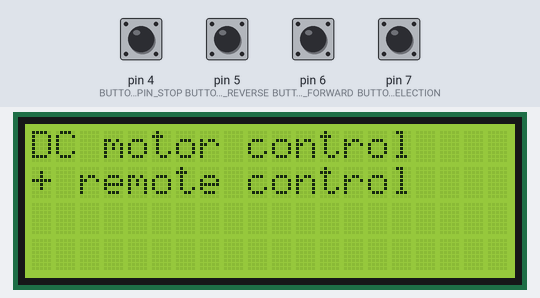
Simulated run of this sketch. Board: Arduino Uno, built with avr-gcc and run on an emulated ATmega328P. Shown: 20×4 character LCD. Inputs (shaded band) come from the test bench; at power-on: pin 4 (BUTTON_PIN_STOP), pin 5 (BUTTON_PIN_REVERSE), pin 6 (BUTTON_PIN_FORWARD), pin 7 (BUTTON_MODE_SELECTION) HIGH. What the sketch prints to the serial monitor is not drawn.

Above: at 2.2 s.
2.3 s: pin 4 (BUTTON_PIN_STOP) pulled LOW for 0.15 s
At 3.5 s:
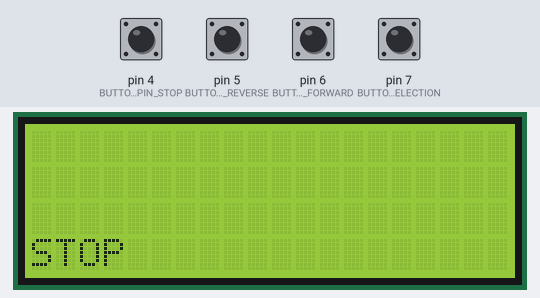
3.9 s: pin 5 (BUTTON_PIN_REVERSE) pulled LOW for 0.15 s
At 4.8 s:
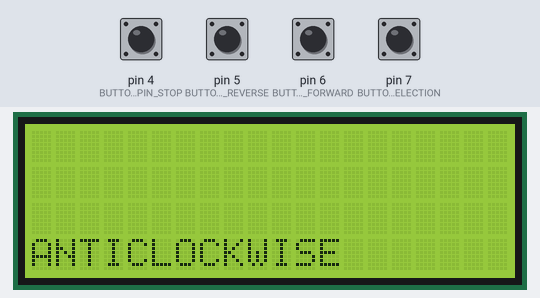
5.5 s: pin 6 (BUTTON_PIN_FORWARD) pulled LOW for 0.15 s
At 5.9 s:
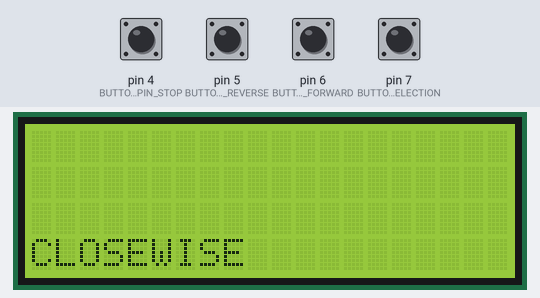
7.1 s: pin 4 (BUTTON_PIN_STOP) pulled LOW for 1 s
At 8.3 s:
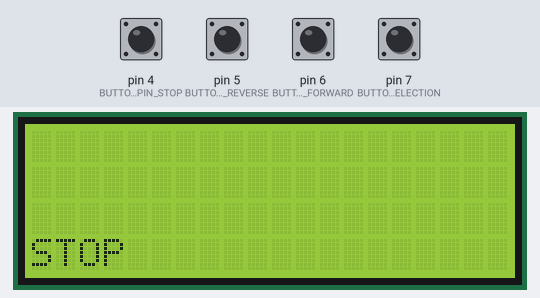
9.6 s: pin 5 (BUTTON_PIN_REVERSE) pulled LOW for 1 s
At 10.3 s:
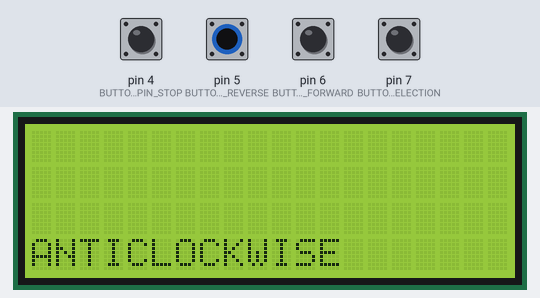
12.1 s: pin 6 (BUTTON_PIN_FORWARD) pulled LOW for 1 s
At 13.4 s:
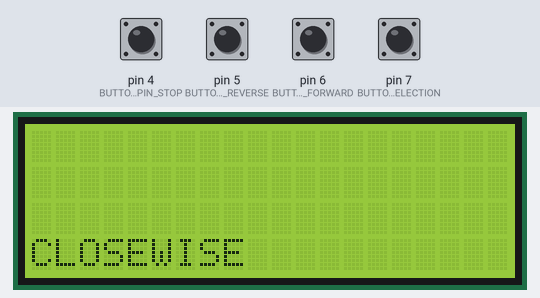
Timing chart, 0 to 15.1 s (numbered marks = the images above; inputs shaded):
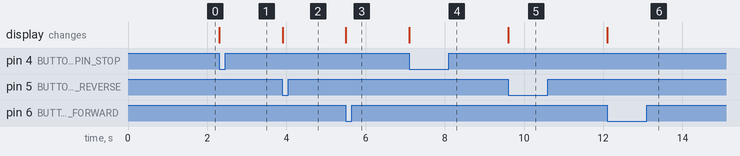

The sketch:

dcRF_transmitter.ino
```cpp
#include <LiquidCrystal.h>
LiquidCrystal lcd(13, 12, 11, 10, 9, 8);
#define BUTTON_MODE_SELECTION 7
#define BUTTON_PIN_FORWARD 6
#define BUTTON_PIN_REVERSE 5
#define BUTTON_PIN_STOP 4
void setup()
{
lcd.begin(20,4);
Serial.begin(9600);
pinMode(BUTTON_MODE_SELECTION,INPUT_PULLUP);
pinMode(BUTTON_PIN_FORWARD,INPUT_PULLUP);
pinMode(BUTTON_PIN_REVERSE,INPUT_PULLUP);
pinMode(BUTTON_PIN_STOP,INPUT_PULLUP);
lcd.setCursor(0,0);
lcd.print("DC motor control");
lcd.setCursor(0,1);
lcd.print("+ remote control");
delay(1000);
}
void loop()
{
int
BUTTON_MODE_SELECTION_digital=digitalRead(BUTTON_MODE_SELECTION);
if (BUTTON_MODE_SELECTION_digital==LOW)
 {
 char LABVIEW_SERIAL_CHAR;
 LABVIEW_SERIAL_CHAR=Serial.read();
 if (LABVIEW_SERIAL_CHAR=='W')
 {
 lcd.clear();
 lcd.setCursor(0,3);
 lcd.print("CLOSEWISE");
 Serial.write('W');
 }
 else if (LABVIEW_SERIAL_CHAR=='Z')
 {
 lcd.clear();
lcd.setCursor(0,3);
 lcd.print("ANTICLOCKWISE");
 Serial.write('Z');
 }
 else if (LABVIEW_SERIAL_CHAR=='E')
 {
 lcd.clear();
 lcd.setCursor(0,3);
 lcd.print("STOP");
 Serial.write('E');
 }
 delay(10);
 }
else if(BUTTON_MODE_SELECTION_digital==HIGH)
 {
 int
 BUTTON_PIN_FORWARD_digital=digitalRead (BUTTON_PIN_FORWARD);
 int BUTTON_PIN_REVERSE_digital=digitalRead
(BUTTON_PIN_REVERSE);
 int BUTTON_PIN_STOP_digital=digitalRead (BUTTON_PIN_STOP);
 if (BUTTON_PIN_FORWARD_digital==LOW)
 {
 lcd.clear();
 lcd.setCursor(0,3);
 lcd.print("CLOSEWISE");
 Serial.write('W');
 }
 if(BUTTON_PIN_REVERSE_digital==LOW)
 {
 lcd.clear();
 lcd.setCursor(0,3);
 lcd.print("ANTICLOCKWISE");
 Serial.write('Z');
 }
 if(BUTTON_PIN_STOP_digital==LOW)
 {
 lcd.clear();
 lcd.setCursor(0,3);
 lcd.print("STOP");
 Serial.write('E');
 }
 }
}
```

Measured:
- after the input at 2.3 s, the display: changes at once (image 1)
- after the input at 3.9 s, the display: changes at once (image 2)
- after the input at 5.5 s, the display: changes at once (image 3)
- after the input at 7.1 s, the display: changes at once (image 4)
- after the input at 9.6 s, the display: changes at once (image 5)
- after the input at 12.1 s, the display: changes at once (image 6)
